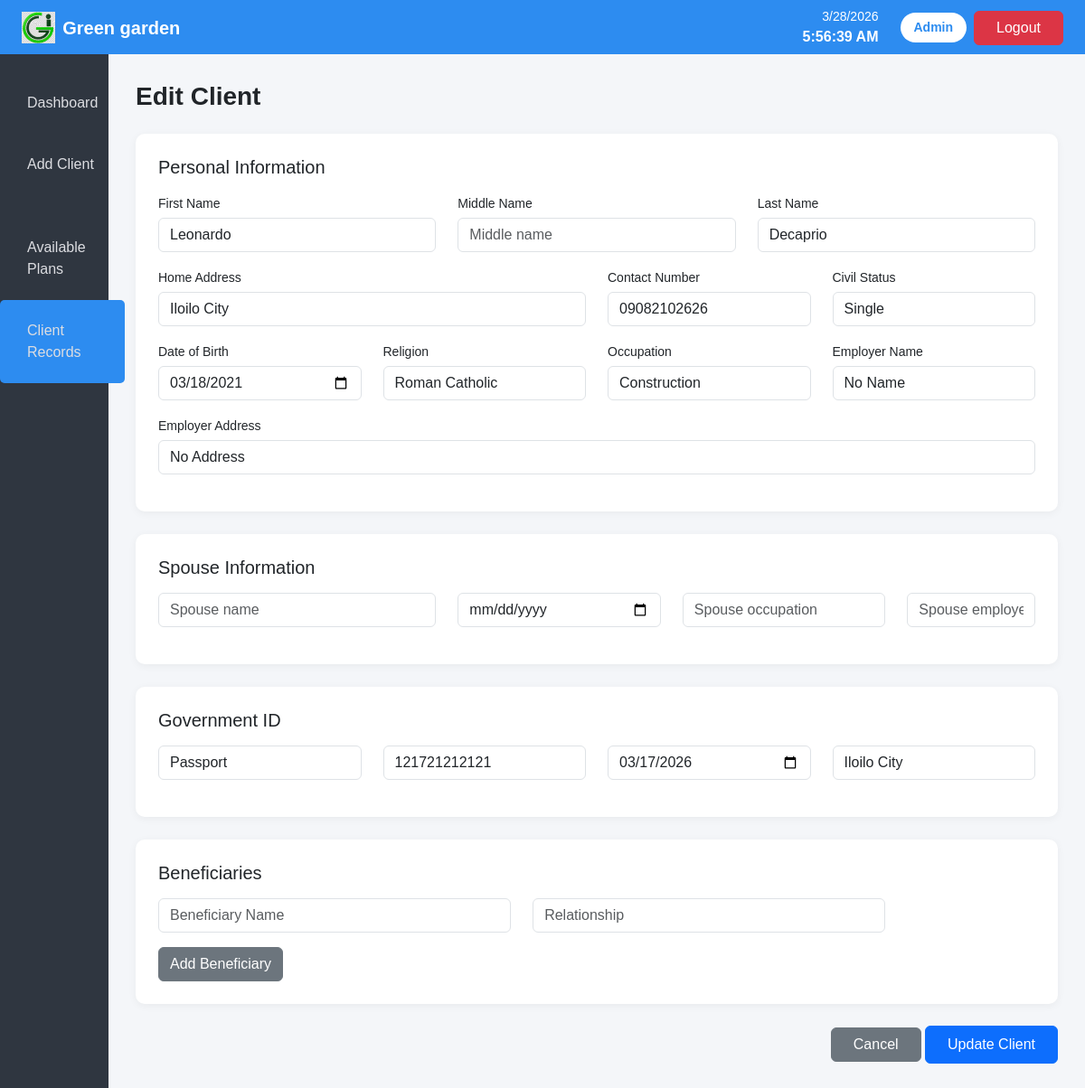
The app's page /edit-details/1/ (signed in) with its own data.
### app/models.py (models this page shows, shortened)
class ClientPersonalInfo(models.Model):
    client_first_name = models.CharField(max_length=200)
    client_middle_name = models.CharField(max_length=200, blank=True, null=True)
    client_last_name = models.CharField(max_length=200)
    client_address = models.CharField(max_length=200)
    client_contact_number = models.CharField(max_length=13)
    client_civil_status = models.CharField(
        max_length=20,
        choices=[
            ("Single", "Single"),
            ("Married", "Married"),
            ("Widowed", "Widowed"),
            ("Separated", "Separated"),
        ],
    )
    client_date_birth = models.DateField()
    client_religion = models.CharField(max_length=200)
    client_occupation = models.CharField(max_length=200)
    client_employer_name = models.CharField(max_length=200)
    client_employer_address = models.CharField(max_length=200)
    client_spouse_name = models.CharField(max_length=200, blank=True, null=True)
    client_spouse_date_birth = models.DateField(blank=True, null=True)
    client_spouse_occupation = models.CharField(max_length=200, blank=True, null=True)
    client_spouse_employer = models.CharField(max_length=200, blank=True, null=True)
    client_id_type = models.CharField(
            max_length=50,
            choices=[
                ("Passport", "Passport"),
                ("Driver's License", "Driver's License"),
                ("National ID", "National ID"),
                ("SSS ID", "SSS ID"),
                ("GSIS ID", "GSIS ID"),
                ("UMID", "UMID"),
                ("Postal ID", "Postal ID"),
            ],
        )
    client_id_number = models.CharField(max_length=20)
    client_date_issued = models.DateField()
    client_place_issued = models.CharField(max_length=200)

### app/views.py (the view)
# urls.py: path('edit-details/<int:pk>/', views.edit_details_view, name='edit-details'),
@login_required(login_url="login")
def edit_details_view(request, pk):
    client = get_object_or_404(ClientPersonalInfo, pk=pk)
    if request.method == "POST":
        form = ClientForm(request.POST, instance=client)
        beneficiary_formset = BeneficiaryFormSet(
            request.POST,
            instance=client,
            prefix="beneficiaries"
        )
        if form.is_valid() and beneficiary_formset.is_valid():
            with transaction.atomic():
                form.save()
                beneficiary_formset.save()
            messages.success(request, "Client updated successfully!")
            return redirect("records")
    else:
        form = ClientForm(instance=client)
        beneficiary_formset = BeneficiaryFormSet(
            instance=client,
            prefix="beneficiaries"
        )
    return render(request, "app/edit_details.html", {
        "form": form,
        "beneficiary_formset": beneficiary_formset,
        "client": client
    })

### app/templates/app/edit_details.html (shortened to what this page needs)
<!DOCTYPE html>
<html lang="en">
<head>
<link href="https://cdn.jsdelivr.net/npm/bootstrap@5.3.2/dist/css/bootstrap.min.css" rel="stylesheet">
{% load static %}
<link rel="stylesheet" href="{% static 'css/homepage.css' %}">
<link rel="stylesheet" href="{% static 'css/addclient.css' %}">
</head>
<body>
<nav class="navbar navbar-dark topbar px-4">
<a class="navbar-brand d-flex align-items-center" href="#">
<img src="{% static 'img/landing/logo.png' %}" height="35" class="me-2">
<span class="fw-bold text-white">Green garden</span>
</a>
<div class="ms-auto d-flex align-items-center">
<div class="me-4 text-end text-white">
<div id="date" class="small"></div>
<div id="time" class="fw-bold"></div>
</div>
<span class="admin-box">{{ user.username.title }}</span>
<a href="{% url 'logout' %}" class="btn btn-danger px-4 ms-2">Logout</a>
</div>
</nav>
<div class="d-flex">
<div class="sidebar">
<ul class="nav flex-column">
<li class="nav-item"><a class="nav-link" href="{% url 'homepage' %}">Dashboard</a></li>
<li class="nav-item"><a class="nav-link" href="{% url 'add-client' %}">Add Client</a></li>
<li class="nav-item"><a class="nav-link" href="{% url 'homepage' %}">Available Plans</a></li>
<li class="nav-item active"><a class="nav-link" href="{% url 'records' %}">Client Records</a></li>
</ul>
</div>
<div class="content">
<h3 class="mb-4">Edit Client</h3>
<form method="POST" action="{% url 'edit-details' client.pk %}">
  <div class="form-section">
  <h5 class="mb-3">Personal Information</h5>
  <div class="row mb-3">
  <div class="col-md-4">
  <label>First Name</label>
  {{ form.client_first_name }}
  </div>
  <div class="col-md-4">
  <label>Middle Name</label>
  {{ form.client_middle_name }}
  </div>
  <div class="col-md-4">
  <label>Last Name</label>
  {{ form.client_last_name }}
  </div>
  </div>
  <div class="row mb-3">
  <div class="col-md-6">
  <label>Home Address</label>
  {{ form.client_address }}
  </div>
  <div class="col-md-3">
  <label>Contact Number</label>
  {{ form.client_contact_number }}
  </div>
  <div class="col-md-3">
  <label>Civil Status</label>
  {{ form.client_civil_status }}
  </div>
  </div>
  <div class="row mb-3">
  <div class="col-md-3">
  <label>Date of Birth</label>
  {{ form.client_date_birth }}
  </div>
  <div class="col-md-3">
  <label>Religion</label>
  {{ form.client_religion }}
  </div>
  <div class="col-md-3">
  <label>Occupation</label>
  {{ form.client_occupation }}
  </div>
  <div class="col-md-3">
  <label>Employer Name</label>
  {{ form.client_employer_name }}
  </div>
  </div>
  <div class="mb-3">
  <label>Employer Address</label>
  {{ form.client_employer_address }}
  </div>
  </div>
  <div class="form-section">
  <h5 class="mb-3">Spouse Information</h5>
  <div class="row mb-3">
  <div class="col-md-4">
  {{ form.client_spouse_name }}
  </div>
  <div class="col-md-3">
  {{ form.client_spouse_date_birth }}
  </div>
  <div class="col-md-3">
  {{ form.client_spouse_occupation }}
  </div>
  <div class="col-md-2">
  {{ form.client_spouse_employer }}
  </div>
  </div>
  </div>
  <div class="form-section">
  <h5 class="mb-3">Government ID</h5>
  <div class="row mb-3">
  <div class="col-md-3">
  {{ form.client_id_type }}
  </div>
  <div class="col-md-3">
  {{ form.client_id_number }}
  </div>
  <div class="col-md-3">
  {{ form.client_date_issued }}
  </div>
  <div class="col-md-3">
  {{ form.client_place_issued }}
  </div>
  </div>
  </div>
  <div class="form-section mb-4">
  <h5 class="mb-3">Beneficiaries</h5>
  <div id="beneficiaries-wrapper">
    {% for form in beneficiary_formset %}
    <div class="row mb-2 beneficiary-row">
      <div class="col-md-5">
        {{ form.name }}
      </div>
      <div class="col-md-5">
        {{ form.relationship }}
      </div>
      <div class="col-md-2">
      </div>
    </div>
    {% endfor %}
  </div>
  <button type="button" id="add-beneficiary" class="btn btn-secondary mt-2">Add Beneficiary</button>
</div>
  <div class="text-end mt-4">
    <a href="{% url 'records' %}"><button type="button" class="btn btn-secondary px-4">Cancel</button></a>
    <button type="submit" class="btn btn-primary px-4">Update Client</button>
  </div>
</form>
</div>
</div>
</body>
</html>

### app/static/css/homepage.css (style rules this page uses)
body { background:#f5f6fa; font-family:Arial, Helvetica, sans-serif; margin:0; }
.topbar { background:#2d8cf0; height:60px; }
.sidebar { width:10%; background:#2f3640; min-height:100vh; padding-top:20px; }
.sidebar .nav-link { color:#dcdde1; margin: 10px; padding:12px 20px; }
.sidebar .active { background:#2d8cf0; color:white; border-radius:5px; }
.content { flex:1; padding:30px; }
.admin-box { background:white; color:#2d8cf0; padding:6px 15px; border-radius:20px; font-size:14px; font-weight:600; }

### app/static/css/addclient.css (style rules this page uses)
body { background:#f4f6f9; font-family:Arial, Helvetica, sans-serif; }
.form-section { background:white; padding:25px; border-radius:10px; margin-bottom:25px; box-shadow:0 2px 10px rgba(0,0,0,0.05); }
h3 { font-weight:600; margin-bottom:20px; }
label { font-size:14px; font-weight:500; margin-bottom:5px; }
.form-control { border-radius:6px; }
#add-beneficiary { margin-top:5px; }
button[type="submit"] { padding:8px 25px; font-weight:500; }

### records on screen
ClientPersonalInfo: client_first_name "Leonardo", client_last_name "Decaprio", client_address "Iloilo City", client_contact_number "09082102626", client_civil_status "Single", client_date_birth "03/18/2021", client_religion "Roman Catholic", client_occupation "Construction", client_employer_name "No Name", client_employer_address "No Address", client_id_type "Passport", client_id_number "121721212121", client_date_issued "03/17/2026", client_place_issued "Iloilo City"

### other values on screen
{{ user.username.title }} "Admin"
